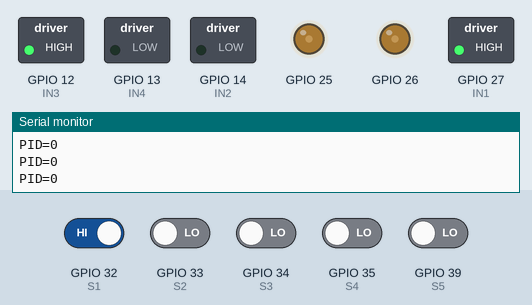
A sketch run on a simulated ESP32. Shown: switched loads named in the sketch (green lamp = pin HIGH), output pins drawn as LEDs (lit = HIGH), the last lines printed to the serial monitor. The inputs (shaded band) are chosen by the test bench; at power-on: GPIO 32 (S1) HIGH, GPIO 33 (S2), GPIO 34 (S3), GPIO 35 (S4), GPIO 39 (S5) LOW.

Above: at 1.2 s.
1.3 s: GPIO 33 (S2) driven HIGH and GPIO 34 (S3) driven HIGH
At 1.8 s:
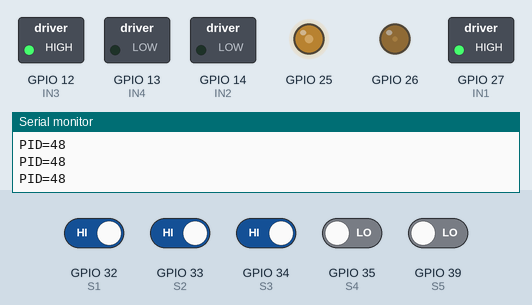
2.8 s: GPIO 32 (S1) driven LOW
At 4.0 s:
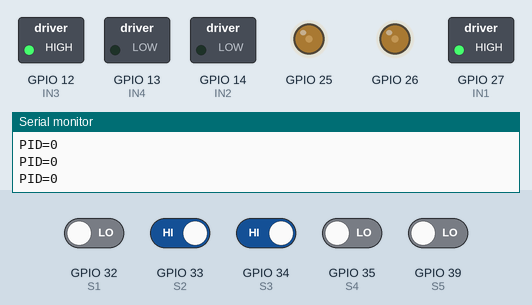
4.3 s: GPIO 32 (S1) driven HIGH
At 5.1 s:
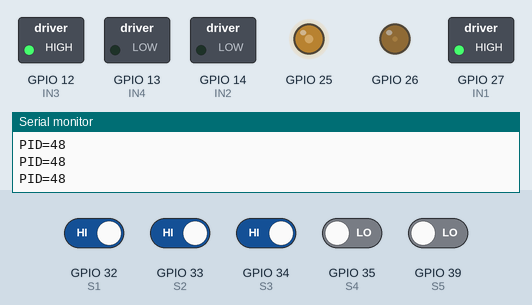
5.8 s: GPIO 35 (S4) driven HIGH
At 6.5 s:
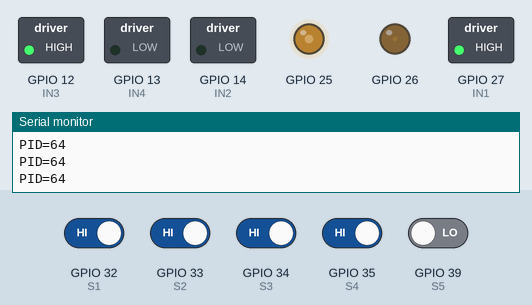
7.3 s: GPIO 33 (S2) driven LOW
At 7.6 s:
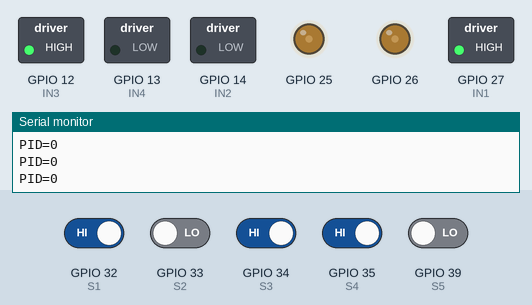
8.8 s: GPIO 39 (S5) driven HIGH
At 9.9 s:
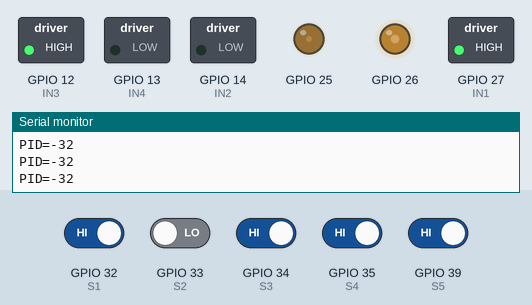
Timing chart, 0 to 11.3 s (numbered marks = the images above; inputs shaded):
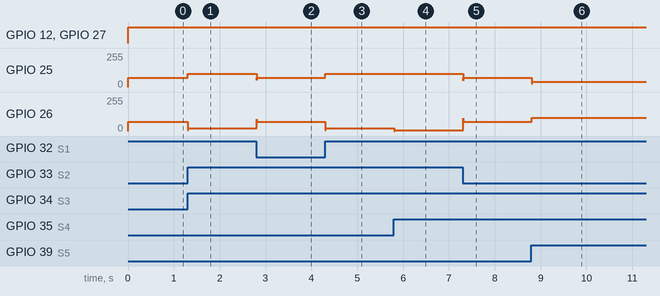

Measured:
- after the input at 1.3 s, GPIO 25: 70/255 → 100/255 at once; GPIO 26: 70/255 → 22/255 at once
- after the input at 2.8 s, GPIO 25: 100/255 → 70/255 at once; GPIO 26: 22/255 → 70/255 at once
- after the input at 4.3 s, GPIO 25: 70/255 → 100/255 at once; GPIO 26: 70/255 → 22/255 at once
- after the input at 5.8 s, GPIO 26: 22/255 → 6/255 at once
- after the input at 7.3 s, GPIO 25: 100/255 → 70/255 at once; GPIO 26: 6/255 → 70/255 at once
- after the input at 8.8 s, GPIO 25: 70/255 → 38/255 at once; GPIO 26: 70/255 → 100/255 at once

The sketch:

ESP32_30Pin-PID.ino
```cpp
#include <driver/ledc.h>

// ===== Line sensor pins =====
#define S1 32   // Trái nhất
#define S2 33
#define S3 34   // Mắt giữa
#define S4 35
#define S5 39   // Phải nhất

// ===== L298N pins =====
#define ENA 25
#define IN1 27
#define IN2 14

#define ENB 26
#define IN3 12
#define IN4 13

// ===== PWM CHANNELS =====
#define PWM_CH_A LEDC_CHANNEL_0
#define PWM_CH_B LEDC_CHANNEL_1

// ===== PID =====
int Kp = 16;
int Ki = 0;       // OFF integral
int Kd = 6;

int error = 0;
int previous_error = 0;
int PID_value = 0;

int base_speed = 70; // tốc độ cơ bản chạy thẳng

// ============================================
// PWM INIT FOR ESP32 CORE 3.x.x
// ============================================
void setupPWM() {
  ledc_timer_config_t timer = {
    .speed_mode = LEDC_LOW_SPEED_MODE,
    .duty_resolution = LEDC_TIMER_8_BIT,
    .timer_num = LEDC_TIMER_0,
    .freq_hz = 1000,
    .clk_cfg = LEDC_AUTO_CLK
  };
  ledc_timer_config(&timer);

  ledc_channel_config_t channelA = {
    .gpio_num = ENA,
    .speed_mode = LEDC_LOW_SPEED_MODE,
    .channel = PWM_CH_A,
    .intr_type = LEDC_INTR_DISABLE,
    .timer_sel = LEDC_TIMER_0,
    .duty = 0,
    .hpoint = 0
  };
  ledc_channel_config(&channelA);

  ledc_channel_config_t channelB = {
    .gpio_num = ENB,
    .speed_mode = LEDC_LOW_SPEED_MODE,
    .channel = PWM_CH_B,
    .intr_type = LEDC_INTR_DISABLE,
    .timer_sel = LEDC_TIMER_0,
    .duty = 0,
    .hpoint = 0
  };
  ledc_channel_config(&channelB);
}

// ============================================
void motorWrite(int channel, int duty) {
  duty = constrain(duty, 0, 255);
  ledc_set_duty(LEDC_LOW_SPEED_MODE, (ledc_channel_t)channel, duty);
  ledc_update_duty(LEDC_LOW_SPEED_MODE, (ledc_channel_t)channel);
}

// ============================================
void setMotor(int left, int right) {

  left  = constrain(left,  -255, 255);
  right = constrain(right, -255, 255);

  // LEFT MOTOR
  if (left >= 0) { digitalWrite(IN1,HIGH); digitalWrite(IN2,LOW); motorWrite(PWM_CH_A, left); }
  else { digitalWrite(IN1,LOW); digitalWrite(IN2,HIGH); motorWrite(PWM_CH_A, -left); }

  // RIGHT MOTOR
  if (right >= 0) { digitalWrite(IN3,HIGH); digitalWrite(IN4,LOW); motorWrite(PWM_CH_B, right); }
  else { digitalWrite(IN3,LOW); digitalWrite(IN4,HIGH); motorWrite(PWM_CH_B, -right); }
}

// ============================================
void readError() {
  int l1 = digitalRead(S1);
  int l2 = digitalRead(S2);
  int l3 = digitalRead(S3);
  int l4 = digitalRead(S4);
  int l5 = digitalRead(S5);

  // mapping lane (S1 trái → S5 phải)
  if (l1==0 && l2==1 && l3==1 && l4==1 && l5==1) error = -4;
  else if (l1==0 && l2==0 && l3==1 && l4==1 && l5==1) error = -3;
  else if (l1==1 && l2==0 && l3==1 && l4==1 && l5==1) error = -2;
  else if (l1==1 && l2==0 && l3==0 && l4==1 && l5==1) error = -1;
  else if (l1==1 && l2==1 && l3==0 && l4==1 && l5==1) error = 0;
  else if (l1==1 && l2==1 && l3==0 && l4==0 && l5==1) error = 1;
  else if (l1==1 && l2==1 && l3==1 && l4==0 && l5==1) error = 2;
  else if (l1==1 && l2==1 && l3==1 && l4==0 && l5==0) error = 3;
  else if (l1==1 && l2==1 && l3==1 && l4==1 && l5==0) error = 4;
  else error = 0;

  //Serial.printf("S=%d%d%d%d%d | Err=%d\n", l1,l2,l3,l4,l5,error);
}

// ============================================
void computePID() {
  int P = error;
  int D = error - previous_error;

  PID_value = Kp * P + Kd * D;

  previous_error = error;

  // giới hạn PID để tránh xoay điên
  PID_value = constrain(PID_value, -200, 200);

  Serial.printf("PID=%d\n", PID_value);
}

// ============================================
void setup() {
  Serial.begin(115200);

  pinMode(S1, INPUT);
  pinMode(S2, INPUT);
  pinMode(S3, INPUT);
  pinMode(S4, INPUT);
  pinMode(S5, INPUT);

  pinMode(IN1, OUTPUT);
  pinMode(IN2, OUTPUT);
  pinMode(IN3, OUTPUT);
  pinMode(IN4, OUTPUT);

  setupPWM();

  Serial.println("ESP32 Line Follower PID READY!");
}

// ============================================
void loop() {
  readError();
  computePID();

  int left_speed  = base_speed + PID_value;
  int right_speed = base_speed - PID_value;

  left_speed  = constrain(left_speed,  0, 100);
  right_speed = constrain(right_speed, 0, 100);

  setMotor(left_speed, right_speed);

  delay(10);
}
```
